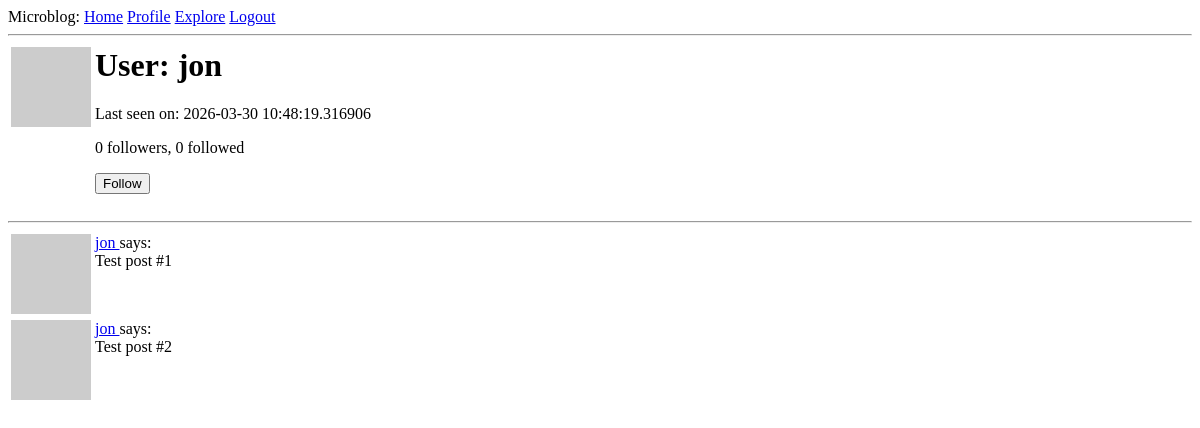
The app's page /user/jon (signed in), older data.
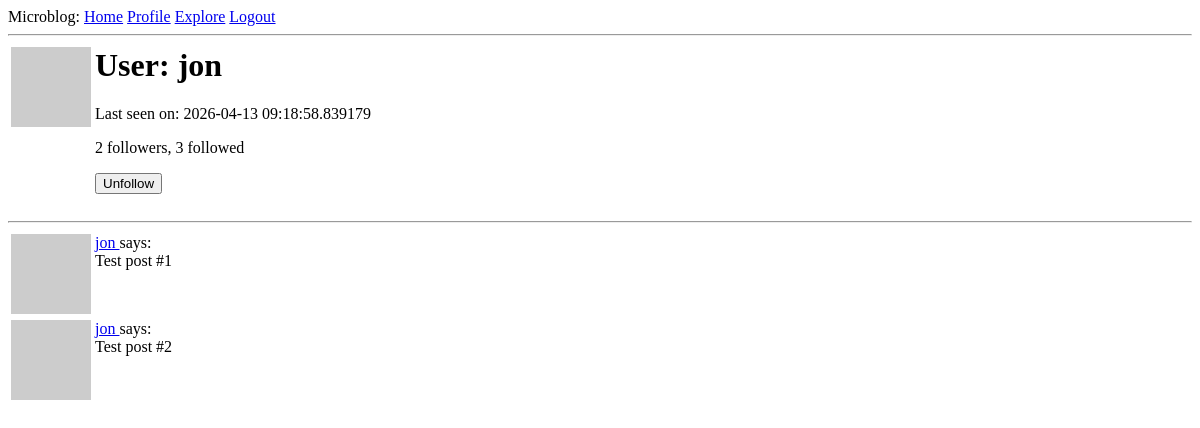
The same page, newer data.
### app/models.py (models this page shows, shortened)
class User(UserMixin, db.Model):
    id = db.Column(db.Integer, primary_key = True)
    username = db.Column(db.String(64), index=True, unique=True)
    email = db.Column(db.String(128), index=True, unique=True)
    password_hash = db.Column(db.String(128))
    posts = db.relationship('Post', backref='author', lazy='dynamic')
    about_me = db.Column(db.String(140))
    last_seen = db.Column(db.DateTime, default=datetime.utcnow)
    def avatar(self, size):
        digest = md5(self.email.lower().encode('utf-8')).hexdigest()
        return 'https://www.gravatar.com/avatar/{}?d=identicon&s={}'.format(
            digest, size
        )
    followed = db.relationship(
        'User', secondary=followers,
        primaryjoin = (followers.c.follower_id == id),
        secondaryjoin = (followers.c.followed_id == id),
        backref=db.backref('followers', lazy='dynamic'), lazy='dynamic')
    def is_following(self, user):
        return self.followed.filter(
            followers.c.followed_id == user.id).count() > 0

### app/routes.py (the view)
@app.route('/user/<username>')
@login_required
def user(username):
    user = User.query.filter_by(username=username).first_or_404()
    posts = [
        {'author': user, 'body': 'Test post #1'},
        {'author': user, 'body': 'Test post #2'}
    ]
    form = EmptyForm()
    return render_template('user.html', user=user, posts=posts, form=form)

### app/forms.py
class EmptyForm(FlaskForm):
    submit = SubmitField('Submit')

### app/models.py (called while the page is built)
@login.user_loader
def load_user(id):
    return User.query.get(int(id))

### app/routes.py (called while the page is built)
@app.before_request
def before_request():
    if current_user.is_authenticated:
        current_user.last_seen = datetime.utcnow()
        db.session.commit()

### app/templates/user.html (shortened to what this page needs)
{% extends "base.html" %}
{% block content %}
    <table>
        <tr valign="top">
            <td><img src="{{ user.avatar(128) }}"></td>
            <td>
                <h1>User: {{ user.username }}</h1>
                {% if user.last_seen %}<p>Last seen on: {{ user.last_seen }}</p>{% endif %}
                <p>{{ user.followers.count() }} followers, {{ user.followed.count() }} followed</p>
                {% if user == current_user %}
                <p><a href="{{ url_for('edit_profile') }}">Edit your Profile</a></p>
                {% elif not current_user.is_following(user) %}
                <p>
                    <form action="{{ url_for('follow', username=user.username) }}" method="post">
                        {{ form.submit(value='Follow') }}
                    </form>
                </p>
                {% else %}
                <p>
                    <form action="{{ url_for('unfollow', username=user.username) }}" method="post">
                        {{ form.submit(value='Unfollow') }}
                    </form>
                </p>
                {% endif %}
            </td>
        </tr>
    </table>
    <hr>
    {% for post in posts %}
        {% include '_post.html' %}
    {% endfor %}
{% endblock %}

### app/templates/base.html (shortened to what this page needs)
<html>
    <head>
    </head>
    <body>
        <div>
            Microblog:
            <a href="{{ url_for('index') }}">Home</a>
            {% if current_user.is_anonymous %}
            <a href="{{ url_for('login') }}">Login</a>
            {% else %}
            <a href="{{ url_for('user', username=current_user.username) }}">Profile</a>
            <a href="{{ url_for('explore') }}">Explore</a>
            <a href="{{ url_for('logout') }}">Logout</a>
            {% endif %}
        </div>
        <hr>
        {% block content %}{% endblock %}
    </body>
</html>

### app/templates/_post.html
<table>
    <tr valign="top">
        <td>
            <img src="{{ post.author.avatar(36) }}">
        </td>
        <td>
            <a href="{{ url_for('user', username=post.author.username) }}">
                {{ post.author.username }}
            </a>
            says:<br>{{ post.body }}
        </td>
    </tr>
</table>

Row changes from the older to the newer data that the page shows:
changed User "jon": last_seen "2026-03-30 10:48:19.316906" → "2026-04-13 09:18:58.839179"
Text that changed along with them:
{{ user.followers.count() }}: "0" → "2"
{{ user.followed.count() }}: "0" → "3"
form field submit: (not shown) → "Unfollow"
form field submit: "Follow" → (not shown)
